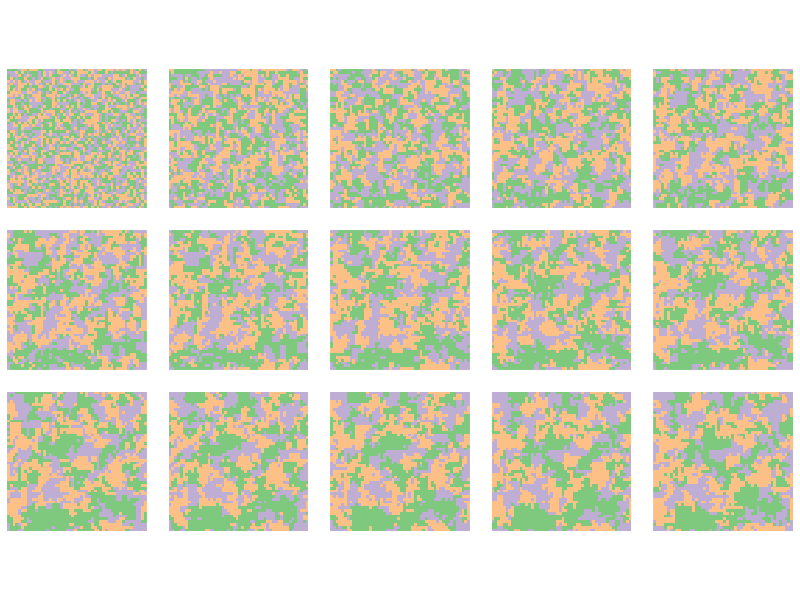

The R script that drew this image:
## ---- chunk 1
library(dplyr)
library(tidyr)
library(pracma)
library(data.table)
library(ggplot2)
## ---- chunk 2
#| code-fold: true

num_states <- 3
width <- 50
height <- 50
time_steps <- 15

# random neighbour offset
random_offset <- function() {
  i <- sample(1:4, 1)
  list(c(1, 0), c(-1, 0), c(0, 1), c(0, -1))[[i]]
}

# get a random cell in a matrix
random_cell <- function(m) {
  c(sample(seq_len(nrow(m)), 1), sample(seq_len(ncol(m)), 1))
}

# make nr * nc random local updates
generation <- function(m) {
  nr <- nrow(m)
  nc <- ncol(m)
  random_coords <- replicate(nc * nr, random_cell(m))
  random_offsets <- replicate(nc * nr, random_offset())
  for (i in 1:(nr * nc)) {
    coords <- random_coords[, i]
    offset <- random_offsets[, i]
    nbr <- ((coords + offset - 1) %% c(nr, nc)) + 1
    m[coords[1], coords[2]] <- m[nbr[1], nbr[2]]
  }
  return(m)
}

# return a wrapped version of matrix m
wrap_matrix <- function(m, dx, dy) {
  m2 <- pracma::repmat(m, 3, 3)
  m2[seq_len(nrow(m)) + nrow(m) - dy, 
     seq_len(ncol(m)) + ncol(m) - dx]
}

# initialise random matrix
init_state <- function(s, nr, nc) {
  matrix(sample(s, nr * nc, replace = TRUE),
         ncol = nc, nrow = nr)
}

voter_model <- function(s = 1:2, nc = 20, nr = 20, 
                        tmax = 20, seed = NULL) {
  set.seed(seed)
  result <- array(0, dim = c(nr, nc, tmax))
  result[, , 1] <- init_state(s, nr, nc)
  for (gen in 2:tmax) {
    result[, , gen] <- generation(result[, , gen - 1])
  }
  result
}

vma_df <- voter_model(1:num_states, nr = height, nc = width, 
                      tmax = time_steps) %>%
  as.data.table() %>%
  as_tibble() %>%
  rename(x = V1, y = V2, t = V3, num = value) %>%
  mutate(state = as.factor(num))
## ---- chunk 3
ggplot(vma_df) + 
  geom_raster(aes(x = x, y = y, fill = state), show.legend = FALSE) + 
  scale_fill_brewer(palette = "Accent") +
  coord_equal() +
  facet_wrap( ~ t, ncol = 5) +
  theme_void() + 
  theme(strip.background = element_blank(),
        strip.text.x = element_blank())
## ---- chunk 4
#| code-fold: true
# License (MIT)
#
# Copyright (c) 2023 David O'Sullivan
#
# Permission is hereby granted, free of charge, to any person
# obtaining a copy of this software and associated documentation
# files (the "Software"), to deal in the Software without restriction,
# including without limitation the rights to use, copy, modify, merge,
# publish, distribute, sublicense, and/or sell copies of the Software,
# and to  permit persons to whom the Software is furnished to do so,
# subject to the following conditions:
#
# The above copyright notice and this permission notice shall be included
# in all copies or substantial portions of the Software.
#
# THE SOFTWARE IS PROVIDED "AS IS", WITHOUT WARRANTY OF ANY KIND, EXPRESS
# OR IMPLIED, INCLUDING BUT NOT LIMITED TO THE WARRANTIES OF MERCHANTABILITY,
# FITNESS FOR A PARTICULAR PURPOSE AND NONINFRINGEMENT. IN NO EVENT SHALL
# THE AUTHORS OR COPYRIGHT HOLDERS BE LIABLE FOR ANY CLAIM, DAMAGES OR OTHER
# LIABILITY, WHETHER IN AN ACTION OF CONTRACT, TORT OR OTHERWISE, ARISING
# FROM, OUT OF OR IN CONNECTION WITH THE SOFTWARE OR THE USE OR OTHER
# DEALINGS IN THE SOFTWARE.
